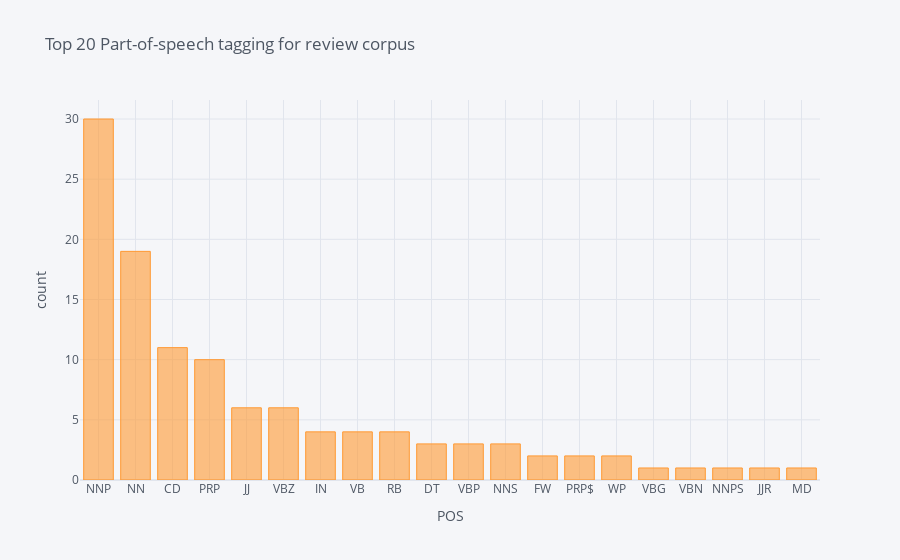

Here is the notebook cell this chart was saved with:
### Markdown cell above
### Top 20 part-of-speech tagging of review corpus

### Code cell
import nltk
nltk.download('punkt')
nltk.download('averaged_perceptron_tagger')
blob = TextBlob(str(df['Review Text']))
pos_df = pd.DataFrame(blob.tags, columns = ['word' , 'pos'])
pos_df = pos_df.pos.value_counts()[:20]
pos_df.iplot(
    kind='bar',
    xTitle='POS',
    yTitle='count', 
    title='Top 20 Part-of-speech tagging for review corpus')

### Figure 1 — Plotly figure (JSON) as saved in the notebook; plotly's stock layout.template omitted (floating-point values rounded to 4 significant figures)
{"data": [{"name": "pos", "text": "", "y": [30, 19, 11, 10, 6, 6, 4, 4, 4, 3, 3, 3, 2, 2, 2, 1, 1, 1, 1, 1], "marker": {"color": "rgba(255, 153, 51, 0.6)", "line": {"color": "rgba(255, 153, 51, 1.0)", "width": 1}}, "x": ["NNP", "NN", "CD", "PRP", "JJ", "VBZ", "IN", "VB", "RB", "DT", "VBP", "NNS", "FW", "PRP$", "WP", "VBG", "VBN", "NNPS", "JJR", "MD"], "type": "bar", "orientation": "v"}], "layout": {"title": {"text": "Top 20 Part-of-speech tagging for review corpus", "font": {"color": "#4D5663"}}, "paper_bgcolor": "#F5F6F9", "plot_bgcolor": "#F5F6F9", "yaxis": {"tickfont": {"color": "#4D5663"}, "zerolinecolor": "#E1E5ED", "title": {"text": "count", "font": {"color": "#4D5663"}}, "gridcolor": "#E1E5ED", "showgrid": true}, "xaxis": {"tickfont": {"color": "#4D5663"}, "zerolinecolor": "#E1E5ED", "title": {"text": "POS", "font": {"color": "#4D5663"}}, "gridcolor": "#E1E5ED", "showgrid": true}, "legend": {"bgcolor": "#F5F6F9", "font": {"color": "#4D5663"}}}}
